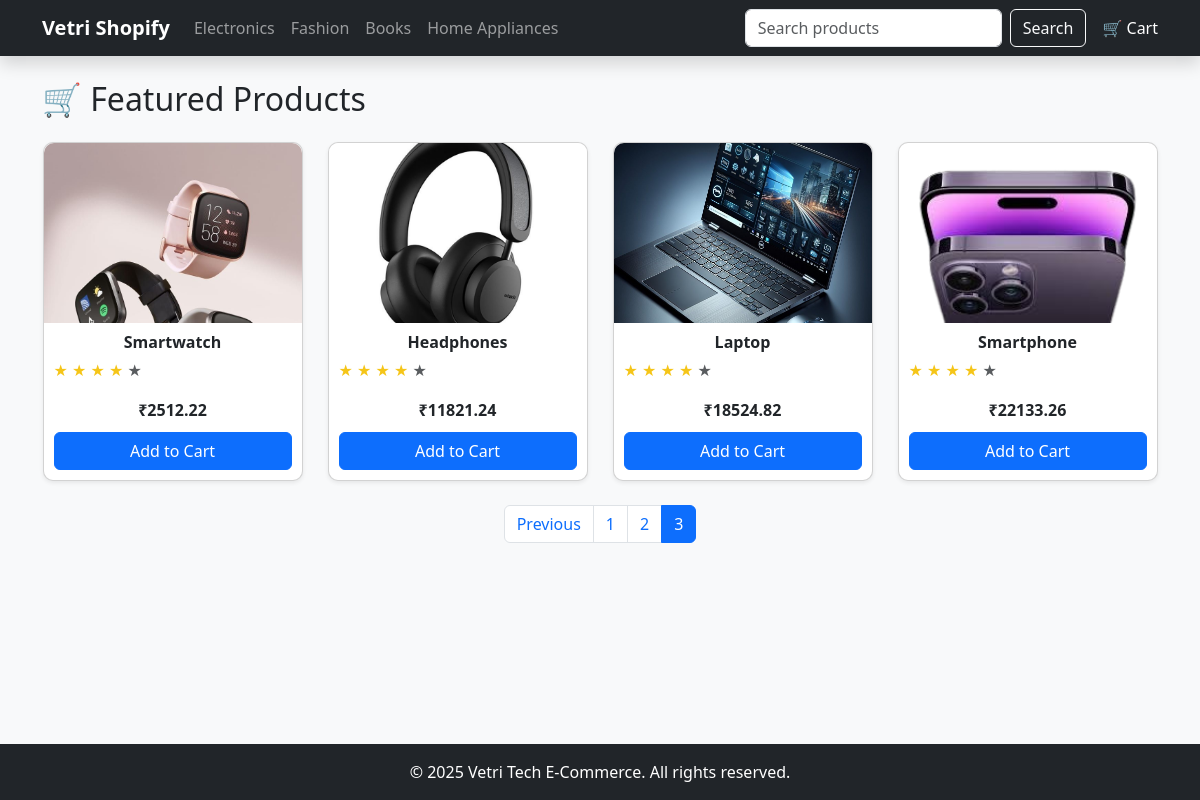
/?page=3, run on the app's committed database.
### store/models.py (models this page shows, shortened)
class Category(models.Model):
    name = models.CharField(max_length=100)
    slug = models.SlugField(unique=True, blank=True)

class Product(models.Model):
    category = models.ForeignKey(Category, on_delete=models.CASCADE)
    name = models.CharField(max_length=200)
    slug = models.SlugField(unique=True, blank=True)
    description = models.TextField()
    price = models.DecimalField(max_digits=10, decimal_places=2)
    gst = models.DecimalField(max_digits=5, decimal_places=2, default=18)
    image = models.ImageField(upload_to='products/', blank=True, null=True)
    rating = models.DecimalField(max_digits=2, decimal_places=1, default=4.5)
    @property
    def price_with_gst(self):
        return round(self.price + (self.price * self.gst / 100), 2)

### store/views.py (the view)
# urls.py: 2. Add a URL to urlpatterns:  path('', views.home, name='home')
def home(request):
    query = request.GET.get('q')
    products_list = Product.objects.all().order_by('-id')
    if query:
        products_list = products_list.filter(name__icontains=query)
    paginator = Paginator(products_list, 8)
    page_number = request.GET.get('page')
    products = paginator.get_page(page_number)
    for product in products:
        product.stars = [1, 2, 3, 4, 5]
        product.int_rating = int(round(product.rating))
    categories = Category.objects.all()
    return render(request, 'store/index.html', {'products': products, 'categories': categories})

### store/context_processors.py (called while the page is built)
def cart_count(request):
    cart = request.session.get('cart', {})
    total_items = sum(cart.values())
    return {'cart_count': total_items}

### store/templates/store/index.html (shortened to what this page needs)
{% extends "store/base.html" %}
{% load static %}
{% block content %}
<h2 class="mb-4">🛒 Featured Products</h2>
<div class="row">
    {% for product in products %}
    <div class="col-lg-3 col-md-4 col-sm-6 mb-4">
        <div class="card h-100 shadow-sm">
            {% if product.image %}
            <img src="{{ product.image.url }}" class="card-img-top" alt="{{ product.name }}">
            {% else %}
            <img src="{% static 'store/images/placeholder.png' %}" class="card-img-top" alt="Placeholder">
            {% endif %}
            <div class="card-body d-flex flex-column">
                <h5 class="card-title">{{ product.name }}</h5>
                <p>
                   {% for i in product.stars %}
    {% if i <= product.int_rating %}
        <span class="text-warning">&#9733;</span>
    {% else %}
        <span class="text-muted">&#9733;</span>
    {% endif %}
{% endfor %}
                </p>
                <p class="fw-bold">₹{{ product.price_with_gst }}</p>
                <a href="{% url 'add_to_cart' product.id %}" class="btn btn-primary mt-auto">Add to Cart</a>
            </div>
        </div>
    </div>
    {% endfor %}
</div>
<nav aria-label="Page navigation">
  <ul class="pagination justify-content-center">
    {% if products.has_previous %}
      <li class="page-item">
        <a class="page-link" href="?page={{ products.previous_page_number }}{% if request.GET.q %}&q={{ request.GET.q }}{% endif %}">Previous</a>
      </li>
    {% endif %}
    {% for num in products.paginator.page_range %}
      {% if products.number == num %}
        <li class="page-item active"><span class="page-link">{{ num }}</span></li>
      {% else %}
        <li class="page-item"><a class="page-link" href="?page={{ num }}{% if request.GET.q %}&q={{ request.GET.q }}{% endif %}">{{ num }}</a></li>
      {% endif %}
    {% endfor %}
  </ul>
</nav>
{% endblock %}

### store/templates/store/base.html (shortened to what this page needs)
{% load static %}
<!DOCTYPE html>
<html lang="en">
<head>
    {% load static %}
    <link href="https://cdn.jsdelivr.net/npm/bootstrap@5.3.2/dist/css/bootstrap.min.css" rel="stylesheet">
    <link href="{% static 'store/css/custom.css' %}" rel="stylesheet">
</head>
<body>
<nav class="navbar navbar-expand-lg navbar-dark bg-dark shadow">
    <div class="container">
        <a class="navbar-brand fw-bold" href="{% url 'home' %}">Vetri Shopify</a>
        <div class="collapse navbar-collapse" id="navbarNav">
            <ul class="navbar-nav me-auto mb-2 mb-lg-0">
                {% for category in categories %}
                <li class="nav-item">
                    <a class="nav-link" href="{% url 'category_products' category.slug %}">{{ category.name }}</a>
                </li>
                {% endfor %}
            </ul>
            <form class="d-flex me-3" method="get" action="{% url 'home' %}">
                <input class="form-control me-2" type="search" placeholder="Search products" name="q" value="{{ request.GET.q }}">
                <button class="btn btn-outline-light" type="submit">Search</button>
            </form>
            <a class="nav-link text-white" href="{% url 'cart' %}">
    🛒 Cart
</a>
        </div>
    </div>
</nav>
<div class="container my-4">
    {% block content %}{% endblock %}
</div>
<footer class="bg-dark text-white text-center py-3 mt-5">
    &copy; 2025 Vetri Tech E-Commerce. All rights reserved.
</footer>
</body>
</html>

### store/static/store/css/custom.css (style rules this page uses)
body { background: #f8f9fa; font-family: 'Segoe UI', sans-serif; }
.navbar { position: sticky; top:0; z-index:1000; }
.card { transition: transform 0.3s; }
html, body { height: 100%; margin: 0; display: flex; flex-direction: column; }
.container { flex: 1; }
.card { width: 100%; max-width: 260px; height: 380px; margin: 0 auto; display: flex; flex-direction: column; justify-content: space-between; border-radius: 10px; box-shadow: 0 4px 8px rgba(0,0,0,0.1); transition: transform 0.2s; }
.card-img-top { height: 180px; object-fit: cover; border-top-left-radius: 10px; border-top-right-radius: 10px; }
.card-body { display: flex; flex-direction: column; justify-content: space-between; flex-grow: 1; padding: 10px; }
.card-title { font-size: 1rem; font-weight: bold; text-align: center; margin-bottom: 5px; }
.card p.fw-bold { text-align: center; margin-bottom: 10px; }
.text-warning { color: #f5c518 !important; }

### data on the page
Category: name "Electronics"
Category: name "Fashion"
Category: name "Books"
Category: name "Home Appliances"
Product: image (picture), name "Smartwatch", price_with_gst "2512.22"
Product: image (picture), name "Headphones", price_with_gst "11821.24"
Product: image (picture), name "Laptop", price_with_gst "18524.82"
Product: image (picture), name "Smartphone", price_with_gst "22133.26"

### other printed values
{{ num }} "1" "2"
{{ num }} "3"
